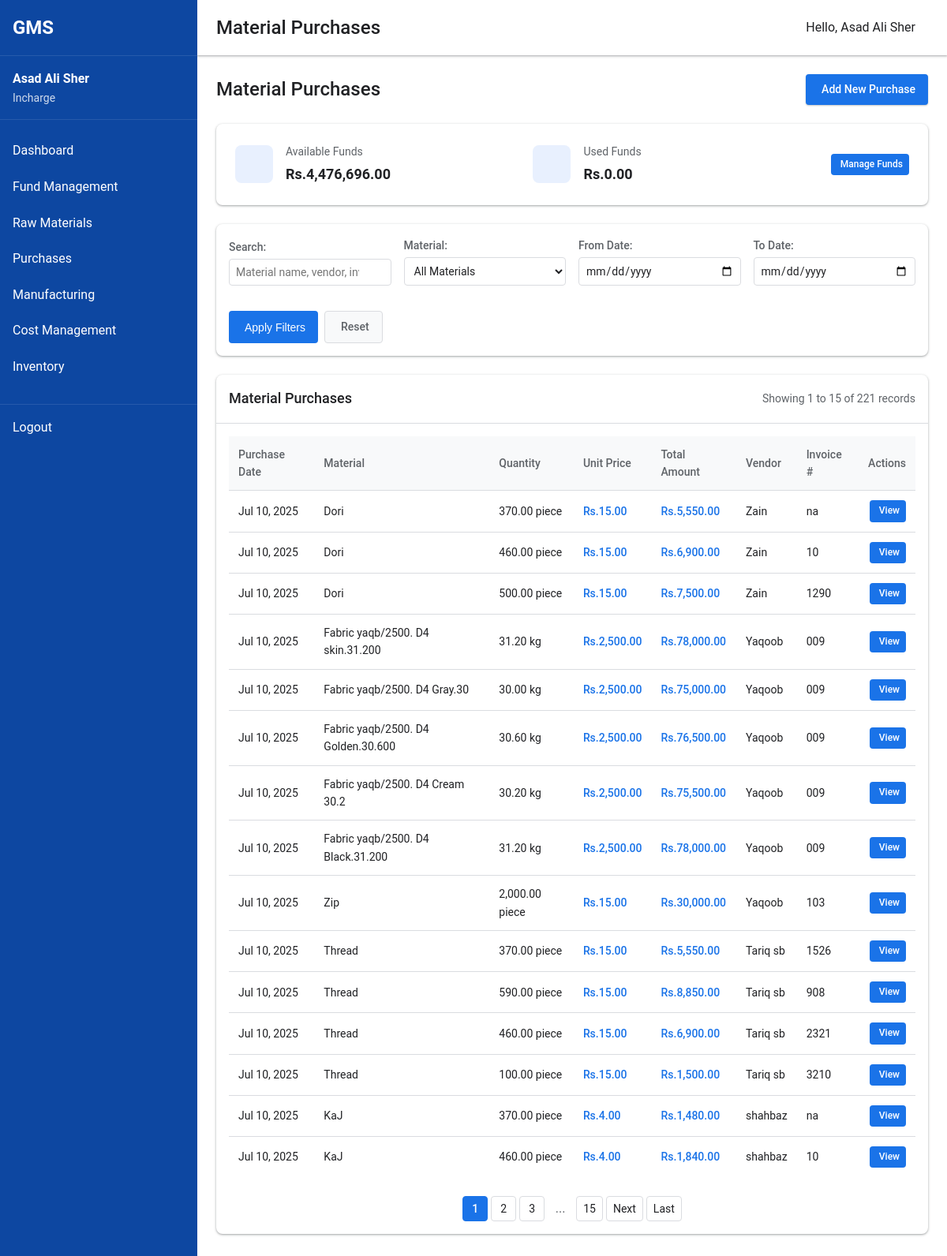
The page /incharge/purchases.php (signed in) on the database its author committed.
### tables this page shows
CREATE TABLE `purchases` (
  `id` int(11) NOT NULL,
  `material_id` int(11) NOT NULL,
  `quantity` decimal(10,2) NOT NULL,
  `unit_price` decimal(10,2) NOT NULL,
  `total_amount` decimal(10,2) NOT NULL,
  `vendor_name` varchar(100) DEFAULT NULL,
  `vendor_contact` varchar(100) DEFAULT NULL,
  `invoice_number` varchar(50) DEFAULT NULL,
  `purchase_date` date NOT NULL,
  `purchased_by` int(11) NOT NULL,
  `fund_id` int(11) DEFAULT NULL,
  `created_at` timestamp NULL DEFAULT current_timestamp(),
  `updated_at` timestamp NULL DEFAULT current_timestamp() ON UPDATE current_timestamp()
);

CREATE TABLE `raw_materials` (
  `id` int(11) NOT NULL,
  `name` varchar(100) NOT NULL,
  `description` text DEFAULT NULL,
  `unit` enum('meter','kg','piece') NOT NULL,
  `stock_quantity` decimal(10,2) DEFAULT 0.00,
  `created_at` timestamp NULL DEFAULT current_timestamp(),
  `updated_at` timestamp NULL DEFAULT current_timestamp() ON UPDATE current_timestamp(),
  `min_stock_level` decimal(10,2) DEFAULT 0.00
);

### incharge/purchases.php (the view, shortened to what this page needs)
<?php
include_once '../config/auth.php';
include_once '../includes/header.php';
$database = new Database();
$db = $database->getConnection();
try {
    $fund_query = "SELECT
                    SUM(balance) as total_balance,
                    SUM(amount) as total_allocated,
                    (SELECT COALESCE(SUM(amount), 0) FROM fund_usage WHERE used_by = ?) as total_used
                FROM funds
                WHERE to_user_id = ? AND status = 'active'";
    $fund_stmt = $db->prepare($fund_query);
    $fund_stmt->execute([$_SESSION['user_id'], $_SESSION['user_id']]);
    $fund_status = $fund_stmt->fetch(PDO::FETCH_ASSOC);
    $fund_status['available'] = $fund_status['total_balance'] ?? 0;
    $fund_status['overdraft'] = max(0, ($fund_status['total_used'] ?? 0) - ($fund_status['total_allocated'] ?? 0));
} catch (PDOException $e) {
    error_log("Error in fund status query: " . $e->getMessage());
    $fund_status = [
        'available' => 0,
        'total_used' => 0,
        'total_allocated' => 0,
        'overdraft' => 0
    ];
}
$records_per_page = 15;
$page = isset($_GET['page']) ? (int)$_GET['page'] : 1;
$offset = ($page - 1) * $records_per_page;
$search = isset($_GET['search']) ? trim($_GET['search']) : '';
$date_from = isset($_GET['date_from']) ? $_GET['date_from'] : '';
$date_to = isset($_GET['date_to']) ? $_GET['date_to'] : '';
$where_clause = "";
try {
    $count_query = "SELECT COUNT(*) as total FROM purchases p
                   JOIN raw_materials m ON p.material_id = m.id
                   WHERE 1=1 {$where_clause}";
    $count_stmt = $db->prepare($count_query);
    $count_stmt->execute();
    $total_records = $count_stmt->fetch(PDO::FETCH_ASSOC)['total'];
    $total_pages = ceil($total_records / $records_per_page);
} catch (PDOException $e) {
    error_log("Error in count query: " . $e->getMessage());
    $total_records = 0;
    $total_pages = 1;
}
try {
    $query = "SELECT p.id, m.name as material_name, p.quantity, m.unit, p.unit_price,
              p.total_amount, p.vendor_name, p.invoice_number, p.purchase_date, u.username as purchased_by
              FROM purchases p
              JOIN raw_materials m ON p.material_id = m.id
              JOIN users u ON p.purchased_by = u.id
              WHERE 1=1 {$where_clause}
              ORDER BY p.purchase_date DESC
              LIMIT ?, ?";
    $stmt = $db->prepare($query);
    $param_index = 1;
    $stmt->bindValue($param_index++, $offset, PDO::PARAM_INT);
    $stmt->bindValue($param_index++, $records_per_page, PDO::PARAM_INT);
    $stmt->execute();
} catch (PDOException $e) {
    error_log("Error in purchases query: " . $e->getMessage());
    $stmt = null;
}
?>
<div class="page-header">
    <h1 class="page-title">Material Purchases</h1>
    <div class="page-actions">
        <a href="add-purchase.php" class="button primary">
            <i class="fas fa-plus-circle" aria-hidden="true"></i> Add New Purchase
        </a>
    </div>
</div>
<div class="fund-status-panel <?php echo $fund_status['overdraft'] > 0 ? 'has-warning' : ''; ?>">
    <div class="fund-status-item">
        <div class="status-icon">
        </div>
        <div class="status-content">
            <div class="status-label">Available Funds</div>
            <div class="status-value"><?php echo formatCurrency($fund_status['available']); ?></div>
        </div>
    </div>
    <div class="fund-status-item">
        <div class="status-icon">
        </div>
        <div class="status-content">
            <div class="status-label">Used Funds</div>
            <div class="status-value"><?php echo formatCurrency($fund_status['total_used'] ?? 0); ?></div>
        </div>
    </div>
    <div class="fund-status-actions">
        <a href="funds.php" class="button small">
            <i class="fas fa-external-link-alt" aria-hidden="true"></i> Manage Funds
        </a>
    </div>
</div>
<div class="filter-container">
    <form id="filterForm" method="get" class="filter-form">
        <div class="filter-row">
            <div class="filter-group">
                <label for="search">Search:</label>
                <div class="search-input-container">
                    <input type="text" id="search" name="search" value="<?php echo htmlspecialchars($search); ?>" placeholder="Material name, vendor, invoice...">
                    <button type="submit" class="search-button" aria-label="Search">
                    </button>
                </div>
            </div>
            <div class="filter-group">
                <label for="material_id">Material:</label>
                <select id="material_id" name="material_id">
                    <option value="">All Materials</option>
                </select>
            </div>
            <div class="filter-group">
                <label for="date_from">From Date:</label>
                <input type="date" id="date_from" name="date_from" value="<?php echo $date_from; ?>">
            </div>
            <div class="filter-group">
                <label for="date_to">To Date:</label>
                <input type="date" id="date_to" name="date_to" value="<?php echo $date_to; ?>">
            </div>
            <div class="filter-actions">
                <button type="submit" class="button">
                    <i class="fas fa-filter" aria-hidden="true"></i> Apply Filters
                </button>
                <a href="purchases.php" class="button secondary">
                    <i class="fas fa-times" aria-hidden="true"></i> Reset
                </a>
            </div>
        </div>
    </form>
</div>
<div class="card">
    <div class="card-header">
        <h2>Material Purchases</h2>
        <div class="pagination-info">
            Showing <?php echo min(($page - 1) * $records_per_page + 1, $total_records); ?> to
            <?php echo min($page * $records_per_page, $total_records); ?> of
            <?php echo $total_records; ?> records
        </div>
    </div>
    <div class="card-content">
        <div class="table-responsive">
            <table class="data-table responsive" id="purchasesTable" aria-label="Material Purchases">
                <thead>
                    <tr>
                        <th scope="col">Purchase Date</th>
                        <th scope="col">Material</th>
                        <th scope="col">Quantity</th>
                        <th scope="col">Unit Price</th>
                        <th scope="col">Total Amount</th>
                        <th scope="col">Vendor</th>
                        <th scope="col">Invoice #</th>
                        <th scope="col">Actions</th>
                    </tr>
                </thead>
                <tbody>
                    <?php if($stmt && $stmt->rowCount() > 0): ?>
                        <?php while($row = $stmt->fetch(PDO::FETCH_ASSOC)): ?>
                        <tr>
                            <td data-label="Purchase Date"><?php echo formatDate($row['purchase_date']); ?></td>
                            <td data-label="Material"><?php echo htmlspecialchars($row['material_name']); ?></td>
                            <td data-label="Quantity"><?php echo number_format($row['quantity'], 2) . ' ' . htmlspecialchars($row['unit']); ?></td>
                            <td data-label="Unit Price" class="amount-cell"><?php echo formatCurrency($row['unit_price']); ?></td>
                            <td data-label="Total Amount" class="amount-cell"><?php echo formatCurrency($row['total_amount']); ?></td>
                            <td data-label="Vendor"><?php echo htmlspecialchars($row['vendor_name']); ?></td>
                            <td data-label="Invoice #"><?php echo htmlspecialchars($row['invoice_number'] ?: 'N/A'); ?></td>
                            <td data-label="Actions">
                                <div class="action-buttons">
                                    <a href="view-purchase.php?id=<?php echo $row['id']; ?>" class="button small">
                                        <i class="fas fa-eye" aria-hidden="true"></i> View
                                    </a>
                                </div>
                            </td>
                        </tr>
                        <?php endwhile; ?>
                    <?php else: ?>
                        <tr>
                            <td colspan="8" class="no-data">No purchases found. <?php echo !empty($where_clause) ? 'Try adjusting your filters.' : 'Click "Add New Purchase" to add one.'; ?></td>
                        </tr>
                    <?php endif; ?>
                </tbody>
            </table>
        </div>
        <?php if($total_pages > 1): ?>
        <nav class="pagination-container" aria-label="Purchases pagination">
            <ul class="pagination">
                <?php
                $range = 2;
                $start_page = max(1, $page - $range);
                $end_page = min($total_pages, $page + $range);
                for($i = $start_page; $i <= $end_page; $i++) {
                    echo '<li class="pagination-item' . ($i == $page ? ' active' : '') . '">';
                    if($i == $page) {
                        echo '<span class="pagination-link current" aria-current="page">' . $i . '</span>';
                    } else {
                        echo '<a href="?page=' . $i . buildQueryString(['page']) . '" class="pagination-link">' . $i . '</a>';
                    }
                    echo '</li>';
                }
                if($end_page < $total_pages) {
                    if($end_page < $total_pages - 1) {
                        echo '<li class="pagination-item pagination-ellipsis">...</li>';
                    }
                    echo '<li class="pagination-item">';
                    echo '<a href="?page=' . $total_pages . buildQueryString(['page']) . '" class="pagination-link">' . $total_pages . '</a>';
                    echo '</li>';
                }
                ?>
                <?php if($page < $total_pages): ?>
                    <li class="pagination-item">
                        <a href="?page=<?php echo $page + 1; ?><?php echo buildQueryString(['page']); ?>" class="pagination-link" aria-label="Go to next page">
                            Next <i class="fas fa-angle-right" aria-hidden="true"></i>
                        </a>
                    </li>
                    <li class="pagination-item">
                        <a href="?page=<?php echo $total_pages; ?><?php echo buildQueryString(['page']); ?>" class="pagination-link" aria-label="Go to last page">
                            Last <i class="fas fa-angle-double-right" aria-hidden="true"></i>
                        </a>
                    </li>
                <?php endif; ?>
            </ul>
        </nav>
        <?php endif; ?>
    </div>
</div>
<?php
function buildQueryString($exclude = []) {
    $params = $_GET;
    foreach ($exclude as $param) {
        unset($params[$param]);
    }
    return !empty($params) ? '&' . http_build_query($params) : '';
}
function formatCurrency($amount, $currency = 'Rs.') {
    return $currency . number_format($amount, 2);
}
function formatDate($dateString) {
    return date('M j, Y', strtotime($dateString));
}
?>
<?php include_once '../includes/footer.php'; ?>

### assets/css/style.css (style rules this page uses)
:root { --primary: #1a73e8; --primary-dark: #0d47a1; --secondary: #5f6368; --accent: #fbbc04; --success: #34a853; --warning: #fbbc04; --error: #ea4335; --background: #ffffff; --surface: #f8f9fa; --border: #dadce0; --text-primary: #202124; --text-secondary: #5f6368; --font-family: 'Roboto', 'Segoe UI', Arial, sans-serif; --font-size-sm: 0.875rem; --font-size-md: 1rem; --font-size-lg: 1.25rem; --font-size-xl: 1.5rem; --spacing-xs: 0.25rem; --spacing-sm: 0.5rem; --spacing-md: 1rem; --spacing-lg: 1.5rem; --spacing-xl: 2rem; --border-radius-sm: 0.25rem; --border-radius-md: 0.5rem; --border-radius-lg: 1rem; --shadow-sm: 0 1px 3px rgba(0,0,0,0.12), 0 1px 2px rgba(0,0,0,0.24); --shadow-md: 0 3px 6px rgba(0,0,0,0.16), 0 3px 6px rgba(0,0,0,0.23); --shadow-lg: 0 10px 20px rgba(0,0,0,0.19), 0 6px 6px rgba(0,0,0,0.23); }
* { margin: 0; padding: 0; box-sizing: border-box; }
body { font-family: var(--font-family); font-size: var(--font-size-md); color: var(--text-primary); background-color: var(--surface); line-height: 1.6; }
a { color: var(--primary); text-decoration: none; }
button, .button { display: inline-block; background-color: var(--primary); color: white; border: none; padding: var(--spacing-sm) var(--spacing-lg); border-radius: var(--border-radius-sm); cursor: pointer; font-size: var(--font-size-md); font-weight: 500; transition: background-color 0.3s ease; }
input, select, textarea { width: 100%; padding: var(--spacing-sm); margin-bottom: var(--spacing-md); border: 1px solid var(--border); border-radius: var(--border-radius-sm); font-family: var(--font-family); font-size: var(--font-size-md); }

### assets/css/dashboard.css (style rules this page uses)
.page-title { font-size: var(--font-size-xl); font-weight: 500; flex-grow: 1; }
.card-header { display: flex; justify-content: space-between; align-items: center; padding: var(--spacing-md); border-bottom: 1px solid var(--border); }
.card-header h2 { font-size: var(--font-size-lg); font-weight: 500; margin: 0; }
.card-content { padding: var(--spacing-md); }
.data-table { width: 100%; border-collapse: collapse; }
.data-table th, .data-table td { padding: var(--spacing-sm); text-align: left; border-bottom: 1px solid var(--border); }
.data-table th { font-weight: 500; color: var(--text-secondary); background-color: var(--surface); }
.data-table tr:last-child td { border-bottom: none; }

### rows shown on the page
purchases: purchase_date "Jul 10, 2025", material.name "Dori", quantity "370.00", material.unit "piece", unit_price "Rs.15.00", total_amount "Rs.5,550.00", vendor_name "Zain", invoice_number "na"
purchases: purchase_date "Jul 10, 2025", material.name "Dori", quantity "460.00", material.unit "piece", unit_price "Rs.15.00", total_amount "Rs.6,900.00", vendor_name "Zain", invoice_number "10"
purchases: purchase_date "Jul 10, 2025", material.name "Dori", quantity "500.00", material.unit "piece", unit_price "Rs.15.00", total_amount "Rs.7,500.00", vendor_name "Zain", invoice_number "1290"
purchases: purchase_date "Jul 10, 2025", material.name "Fabric yaqb/2500. D4 skin.31.200", quantity "31.20", material.unit "kg", unit_price "Rs.2,500.00", total_amount "Rs.78,000.00", vendor_name "Yaqoob", invoice_number "009"
purchases: purchase_date "Jul 10, 2025", material.name "Fabric yaqb/2500. D4 Gray.30", quantity "30.00", material.unit "kg", unit_price "Rs.2,500.00", total_amount "Rs.75,000.00", vendor_name "Yaqoob", invoice_number "009"
purchases: purchase_date "Jul 10, 2025", material.name "Fabric yaqb/2500. D4 Golden.30.600", quantity "30.60", material.unit "kg", unit_price "Rs.2,500.00", total_amount "Rs.76,500.00", vendor_name "Yaqoob", invoice_number "009"
purchases: purchase_date "Jul 10, 2025", material.name "Fabric yaqb/2500. D4 Cream 30.2", quantity "30.20", material.unit "kg", unit_price "Rs.2,500.00", total_amount "Rs.75,500.00", vendor_name "Yaqoob", invoice_number "009"
purchases: purchase_date "Jul 10, 2025", material.name "Fabric yaqb/2500. D4 Black.31.200", quantity "31.20", material.unit "kg", unit_price "Rs.2,500.00", total_amount "Rs.78,000.00", vendor_name "Yaqoob", invoice_number "009"
purchases: purchase_date "Jul 10, 2025", material.name "Zip", quantity "2,000.00", material.unit "piece", unit_price "Rs.15.00", total_amount "Rs.30,000.00", vendor_name "Yaqoob", invoice_number "103"
purchases: purchase_date "Jul 10, 2025", material.name "Thread", quantity "370.00", material.unit "piece", unit_price "Rs.15.00", total_amount "Rs.5,550.00", vendor_name "Tariq sb", invoice_number "1526"
purchases: purchase_date "Jul 10, 2025", material.name "Thread", quantity "590.00", material.unit "piece", unit_price "Rs.15.00", total_amount "Rs.8,850.00", vendor_name "Tariq sb", invoice_number "908"
purchases: purchase_date "Jul 10, 2025", material.name "Thread", quantity "460.00", material.unit "piece", unit_price "Rs.15.00", total_amount "Rs.6,900.00", vendor_name "Tariq sb", invoice_number "2321"
purchases: purchase_date "Jul 10, 2025", material.name "Thread", quantity "100.00", material.unit "piece", unit_price "Rs.15.00", total_amount "Rs.1,500.00", vendor_name "Tariq sb", invoice_number "3210"
purchases: purchase_date "Jul 10, 2025", material.name "KaJ", quantity "370.00", material.unit "piece", unit_price "Rs.4.00", total_amount "Rs.1,480.00", vendor_name "shahbaz", invoice_number "na"
purchases: purchase_date "Jul 10, 2025", material.name "KaJ", quantity "460.00", material.unit "piece", unit_price "Rs.4.00", total_amount "Rs.1,840.00", vendor_name "shahbaz", invoice_number "10"

### other values the page prints
$_SESSION['full_name'] "Asad Ali Sher"
$_SESSION['role'] "Incharge"
$page_title "Material Purchases"
formatCurrency($fund_status['available']) "Rs.4,476,696.00"
formatCurrency($fund_status['total_used'] ?? 0) "Rs.0.00"
min(($page - 1) * $records_per_page + 1, $total_records) "1"
min($page * $records_per_page, $total_records) "15"
$total_records "221"
$total_pages "15"
